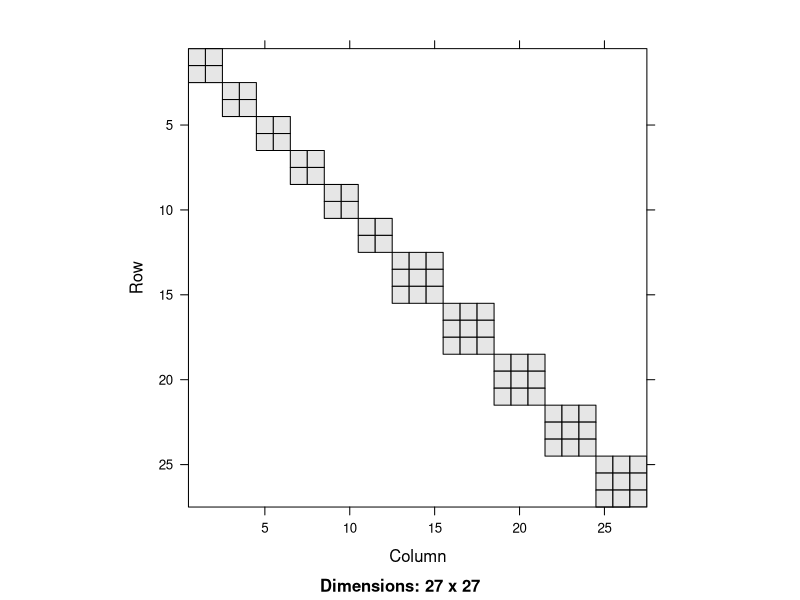

Reproduce this figure in R.
## ---- chunk 1
library(Matrix)
library(reformulas)
## ---- chunk 2
f <- factor(rep(1:3, each = 2))
Ji <- t(as(f, "sparseMatrix"))
Xi <- cbind(1, rep.int(c(-1, 1), 3L))
Zi <- t(Matrix::KhatriRao(t(Ji), t(Xi)))
## ---- chunk 3
dd <- expand.grid(f1 = factor(1:3), f2 = factor(1:2), g1 = factor(1:5), g2 = factor(1:6))
dd$y <- 1
form <- y ~ 1 + (f1 | g1) + (f2 | g2)
rt <- reformulas::mkReTrms(
                      bar = findbars(form),
                      fr = model.frame(subbars(form), data = dd))
Sigma <- rt$Lambdat %*% t(rt$Lambdat)
image(Sigma)
